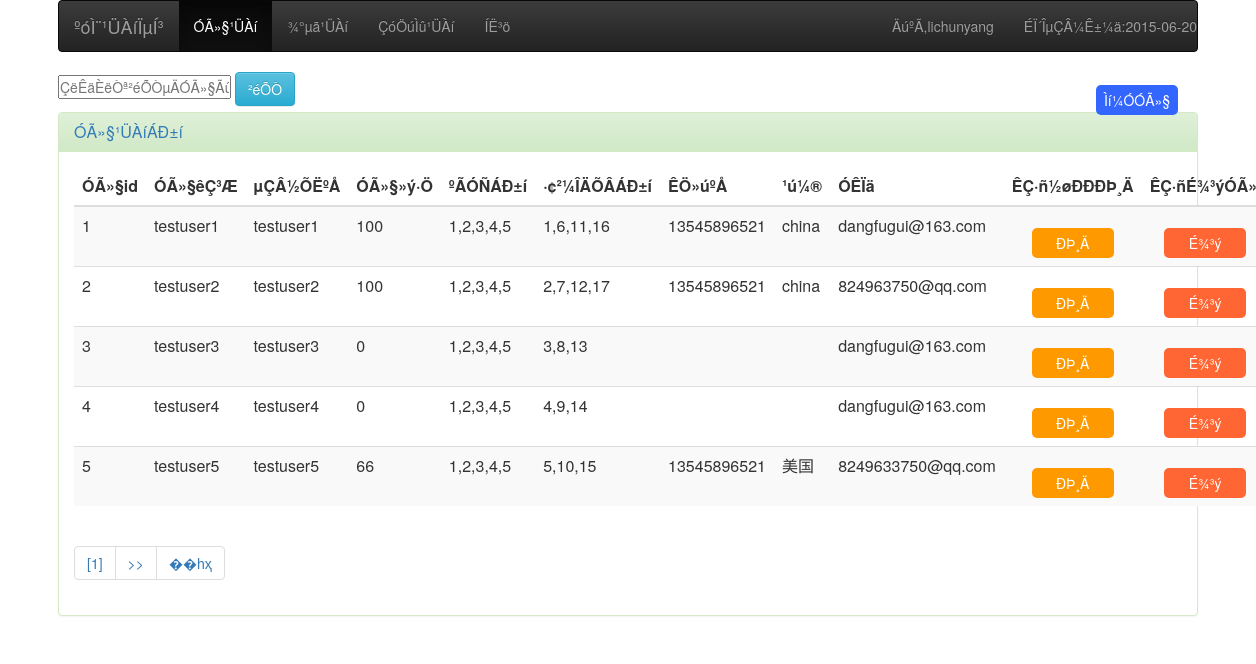
Screenshot of /phproot/journey/View/userManage.php (signed in) with the database file from the repository.
### tables this page shows
CREATE TABLE `user` (
  `userid` int(8) unsigned NOT NULL AUTO_INCREMENT COMMENT '唯一表示一个用户的身份',
  `name` char(20) DEFAULT NULL COMMENT '用户昵称',
  `username` char(20) NOT NULL COMMENT '登录名',
  `password` char(50) NOT NULL COMMENT '保存的是经过md5加密后的密码',
  `friendlist` mediumtext COMMENT '保存的是朋友的userid 中间以逗号分隔开',
  `grades` int(8) DEFAULT '0' COMMENT '用户积分',
  `articlelist` mediumtext COMMENT '文章列表 文章列表id以逗号隔开',
  `phone` char(15) DEFAULT NULL COMMENT '手机号',
  `country` char(20) DEFAULT NULL COMMENT '国籍',
  `email` char(20) DEFAULT NULL COMMENT '邮箱',
  `userheader` varchar(255) DEFAULT NULL,
  `introduce` varchar(255) DEFAULT NULL,
  `userTime` varchar(100) DEFAULT NULL,
  PRIMARY KEY (`userid`)
);

### phproot/journey/View/userManage.php (the view, shortened to what this page needs)
<html>
<head>
<link href="../Include/Css/common.css" type="text/css" rel="stylesheet" />
<link rel="stylesheet" type="text/css"
	href="../Include/dist/bootstrap.min.css">
<link rel="stylesheet" type="text/css"
	href="../Include/dist/bootstrap-theme.css">
</head>
<body>
	<div class="container">
		<nav class="navbar navbar-inverse " role="navigation">
			<div class="navbar-header">
				<a class="navbar-brand" href="#">ºóÌ¨¹ÜÀíÏµÍ³</a>
			</div>
			<div>
				<ul class="nav navbar-nav">
					<li class="active"><a href="#">ÓÃ»§¹ÜÀí</a></li>
					<li><a href="./scenicManage.php">¾°µã¹ÜÀí</a></li>
					<li><a href="helpArticle.php">ÇóÖúÌû¹ÜÀí</a></li>
					<li><a href="./admin.php?exit=1">ÍË³ö</a></li>
				</ul>
				<ul class="nav navbar-nav navbar-right">
					<li><a href="#"><?php echo "ÄúºÃ,".$_SESSION['username'];?></a></li>
					<li><a href="#"><?php echo "ÉÏ´ÎµÇÂ¼Ê±¼ä:"; if($_SESSION['lasttime']==0) echo "ÎÞ";else echo date("Y-m-d",$_SESSION['lasttime']); ?></a></li>
				</ul>
			</div>
		</nav>
		<form style="float:left;" action="../Controller/searchProcess.php" method="post">
			<div class="input-append">
    			<input type="text" class="span2 search-query" placeholder="ÇëÊäÈëÒª²éÕÒµÄÓÃ»§Ãû" name="search">
        		<button type="submit" class="btn btn-info">²éÕÒ</button>
			</div>
		</form>
		<a href="./userAdd.php" class="add" style="text-decoration:none;">Ìí¼ÓÓÃ»§</a>
		<br/><br/>
		<div class="panel panel-success">
   			<div class="panel-heading">
      			<a href="./userManage.php" style="text-decoration:none;"><h3 class="panel-title">ÓÃ»§¹ÜÀíÁÐ±í</h3></a>
   			</div>
   			<div class="panel-body">
     			<table class="table table-striped">
     				 <thead>
      					<tr>
      						<th>ÓÃ»§id</th>
         					<th>ÓÃ»§êÇ³Æ</th>
         					<th>µÇÂ½ÕËºÅ</th>
         					<th>ÓÃ»§»ý·Ö</th>
         					<th>ºÃÓÑÁÐ±í</th>
         					<th>·¢²¼ÎÄÕÂÁÐ±í</th>
         					<th>ÊÖ»úºÅ</th>
         					<th>¹ú¼®</th>
         					<th>ÓÊÏä</th>
         					<th>ÊÇ·ñ½øÐÐÐÞ¸Ä</th>
         					<th>ÊÇ·ñÉ¾³ýÓÃ»§</th>
     					</tr>
   					</thead>
   					<tbody>
      					<?php
      						require '../Util/SqlHelper.class.php';
      						if(!isset($_GET['pageNow'])){
      							$pageNow=1;
      						}else{
      							$pageNow=$_GET['pageNow'];
      						}
      						$fenye=new FenyePage();
      						$fenye->pageNow=$pageNow;
      						$sqlHelper=new sqlHelper();
      						$sql1="select * from user limit ".($fenye->pageNow-1)*$fenye->pageSize.",".$fenye->pageSize;
      						$sql2="select count(*) from user";
      						$sqlHelper->execute_dql_fenye($sql1, $sql2, $fenye);
      						for($i=0;$i<count($fenye->res_array);$i++){
								$user=$fenye->res_array[$i];
								echo "<tr>";
								echo "<td>$user[userid]</td><td>$user[name]</td><td>$user[username]</td><td>$user[grades]</td><td>$user[friendlist]</td><td>$user[articlelist]</td><td>$user[phone]</td><td>$user[country]</td><td>$user[email]</td>";
								echo "<td><a class='update' href='./updateUser.php?updateid=$user[userid]'>ÐÞ¸Ä</a></td>";
								echo "<td><a class='delete' href='javascript:del(".'"'."../Controller/delProcess.php?delId=$user[userid]".'"'.")'>É¾³ý</a></td>";
								echo "</tr>";
      						}
      					?>
   					</tbody>
     			</table>
     			<?php
     				echo $fenye->navigate;
     			?>
   			</div>
		</div>
	</div>
</body>
</html>

### phproot/journey/Util/SqlHelper.class.php (shortened to what this page needs)
<?php
class SqlHelper {
	public $conn;
	public $username = "root";
	public $password = "dang";
	public $host = "127.0.0.1:3306";
	public function __construct() {
		$this->conn = mysql_connect ( $this->host, $this->username, $this->password );
	}
	public function execute_dql_fenye($sql1, $sql2, $fenyePage) {
		$res = mysql_query ( $sql1 ) or die ( mysql_error () );
		$arr = array ();
		while ( $row = mysql_fetch_assoc ( $res ) ) {
			$arr [] = $row;
		}
		$fenyePage->res_array = $arr;
		$res2 = mysql_query ( $sql2, $this->conn ) or die ( mysql_error () );
		if ($row = mysql_fetch_row ( $res2 )) {
			$fenyePage->pageCount = ceil ( $row [0] / $fenyePage->pageSize );
		}
		$fenyePage->navigate="<ul class='pagination'>";
		$page_to = 10;
		if ($fenyePage->pageNow > $fenyePage->pageCount - 10 && $fenyePage->pageNow <= $fenyePage->pageCount)
			$page_to = $fenyePage->pageCount - $fenyePage->pageNow;
		else if ($fenyePage->pageNow > $fenyePage->pageCount)
			$fenyePage->pageNow = $fenyePage->pageCount;
		$start = floor ( ($fenyePage->pageNow - 1) / 10 ) * 10 + 1;
		$index = $start;
		for(; $start < $index + $page_to; $start ++) {
			$fenyePage->navigate .= "<li><a href='?pageNow=$start'>[$start]</a></li>";
		}
		if ($fenyePage->pageNow < $fenyePage->pageCount) {
			$_big_b = (floor ( ($fenyePage->pageNow - 1) / 10 ) + 1) * 10 + 1;
			$fenyePage->navigate .= "<li><a href='?pageNow=$_big_b'>>></a></li>";
		}
		if ($fenyePage->pageNow < $fenyePage->pageCount) {
			$prepage = $fenyePage->pageNow + 1;
			$fenyePage->navigate .= "<li><a href='?pageNow=" . $prepage . "'>��һҳ</a></li>";
		}
		$fenyePage->navigate.="</ul>";
	}
}
?>

### phproot/journey/Include/Css/common.css (style rules this page uses)
* { margin: 0px; padding:0px; }

### phproot/journey/View/userManage.php (style rules this page uses)
.update { width:82px;height:30px;background:#f90;display:block;float:right;margin:13px 20px 0 0;text-align:center;text-decoration:none;line-height:30px;font-size:14px;color:#fff;border-radius:5px; }
.delete { width:82px;height:30px;background:#f63;display:block;float:right;margin:13px 20px 0 0;text-align:center;text-decoration:none;line-height:30px;font-size:14px;color:#fff;border-radius:5px; }
.add { width:82px;height:30px;background:#36f;display:block;float:right;margin:13px 20px 0 0;text-align:center;text-decoration:none;line-height:30px;font-size:14px;color:#fff;border-radius:5px; }

### rows the page displays
user: userid "1", name "testuser1", username "testuser1", grades "100", friendlist "1,2,3,4,5", articlelist "1,6,11,16", phone "13545896521", country "china", email "dangfugui@163.com"
user: userid "2", name "testuser2", username "testuser2", grades "100", friendlist "1,2,3,4,5", articlelist "2,7,12,17", phone "13545896521", country "china", email "824963750@qq.com"
user: userid "3", name "testuser3", username "testuser3", grades "0", friendlist "1,2,3,4,5", articlelist "3,8,13", email "dangfugui@163.com"
user: userid "4", name "testuser4", username "testuser4", grades "0", friendlist "1,2,3,4,5", articlelist "4,9,14", email "dangfugui@163.com"
user: userid "5", name "testuser5", username "testuser5", grades "66", friendlist "1,2,3,4,5", articlelist "5,10,15", phone "13545896521", country "美国", email "8249633750@qq.com"

### other values shown
$_SESSION['username'] "lichunyang"
date("Y-m-d",$_SESSION['lasttime']) "2015-06-20"
